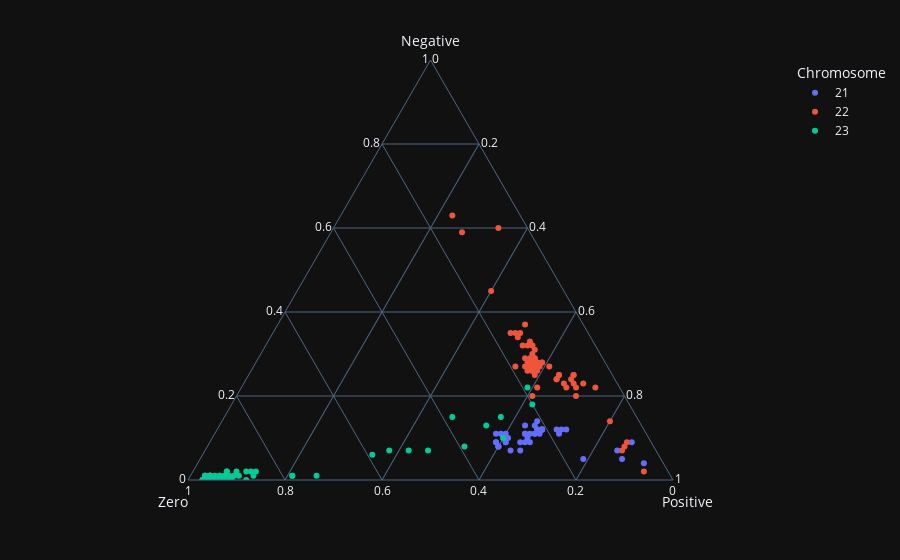

Notebook code cell kept with this figure:
### Code cell
plot = px.scatter_ternary(df[2656:], a = 'Negative', 
                          b = 'Zero',
                          c='Positive',
                          color = 'Chromosome')
plot.show()

### Figure 1 — Plotly figure (JSON) as saved in the notebook; plotly's stock layout.template omitted (floating-point values rounded to 4 significant figures)
{"data": [{"a": [9.0, 4.0, 7.0, 5.0, 5.0, 12.0, 11.0, 12.0, 12.0, 12.0, 12.0, 12.0, 11.0, 12.0, 11.0, 14.0, 11.0, 12.0, 12.0, 12.0, 13.0, 13.0, 11.0, 7.0, 9.0, 11.0, 10.0, 9.0, 11.0, 9.0, 7.0, 9.0, 8.0, 10.0, 11.0, 11.0, 11.0, 10.0, 8.0, 9.0, 8.0, 9.0, 9.0], "b": [4, 4, 8, 8, 16, 16, 18, 17, 18, 21, 21, 21, 23, 22, 23, 21, 22, 21, 22, 21, 22, 24, 25, 28, 25, 24, 25, 26, 25, 27, 30, 32, 32, 29, 29, 31, 30, 30, 32, 30, 32, 32, 30], "c": [87, 92, 85, 87, 79, 72, 71, 71, 70, 67, 67, 67, 66, 66, 66, 65, 67, 67, 66, 67, 65, 63, 64, 65, 66, 65, 65, 65, 64, 64, 63, 59, 60, 61, 60, 58, 59, 60, 60, 61, 60, 59, 61], "hovertemplate": "Chromosome=21<br>Negative=%{a}<br>Zero=%{b}<br>Positive=%{c}<extra></extra>", "legendgroup": "21", "marker": {"color": "#636efa", "symbol": "circle"}, "mode": "markers", "name": "21", "showlegend": true, "subplot": "ternary", "type": "scatterternary"}, {"a": [2.0, 7.0, 8.0, 9.0, 14.0, 22.0, 23.0, 25.0, 25.0, 22.0, 23.0, 20.0, 23.0, 24.0, 22.0, 24.0, 24.0, 25.0, 25.0, 22.0, 20.0, 45.0, 59.0, 63.0, 32.0, 28.0, 27.0, 28.0, 27.0, 27.0, 28.0, 27.0, 26.0, 27.0, 25.0, 26.0, 26.0, 26.0, 27.0, 27.0, 30.0, 26.0, 29.0, 60.0, 27.0, 29.0, 28.0, 28.0, 28.0, 31.0, 29.0, 29.0, 32.0, 32.0, 32.0, 33.0, 34.0, 35.0, 35.0, 35.0, 37.0], "b": [5, 7, 6, 5, 6, 5, 7, 8, 8, 9, 9, 10, 11, 9, 11, 12, 12, 11, 11, 17, 19, 15, 14, 14, 13, 13, 15, 15, 16, 19, 16, 17, 17, 15, 16, 16, 16, 16, 14, 15, 14, 15, 14, 6, 12, 15, 13, 14, 14, 13, 14, 16, 15, 14, 13, 13, 15, 15, 16, 14, 12], "c": [93, 86, 86, 86, 80, 73, 70, 67, 67, 69, 68, 70, 66, 67, 67, 64, 64, 64, 64, 61, 61, 40, 27, 23, 55, 59, 58, 57, 57, 54, 56, 56, 57, 58, 59, 58, 58, 58, 59, 58, 56, 59, 57, 34, 61, 56, 59, 58, 58, 56, 57, 55, 53, 54, 55, 54, 51, 50, 49, 51, 51], "hovertemplate": "Chromosome=22<br>Negative=%{a}<br>Zero=%{b}<br>Positive=%{c}<extra></extra>", "legendgroup": "22", "marker": {"color": "#EF553B", "symbol": "circle"}, "mode": "markers", "name": "22", "showlegend": true, "subplot": "ternary", "type": "scatterternary"}, {"a": [15.0, 2.0, 8.0, 10.0, 15.0, 13.0, 7.0, 6.0, 7.0, 7.0, 22.0, 18.0, 0.0, 0.0, 0.0, 1.0, 1.0, 0.0, 0.0, 0.0, 0.0, 0.0, 0.0, 0.0, 0.0, 0.0, 0.0, 0.0, 0.0, 0.0, 1.0, 0.0, 0.0, 0.0, 1.0, 1.0, 0.0, 1.0, 1.0, 1.0, 1.0, 1.0, 1.0, 2.0, 2.0, 1.0, 2.0, 2.0, 2.0, 1.0, 1.0, 1.0, 1.0, 1.0, 1.0, 1.0, 1.0, 1.0, 0.0, 0.0, 0.0, 0.0, 0.0, 0.0, 0.0, 0.0, 0.0, 0.0, 0.0, 0.0, 0.0, 0.0, 0.0, 0.0], "b": [38, 91, 39, 30, 28, 32, 55, 59, 51, 47, 19, 20, 95, 94, 95, 93, 93, 95, 95, 95, 94, 95, 94, 94, 95, 94, 93, 95, 96, 96, 92, 97, 97, 97, 95, 95, 95, 95, 95, 96, 96, 90, 89, 86, 89, 94, 91, 85, 87, 91, 86, 78, 73, 78, 95, 96, 95, 95, 96, 94, 94, 94, 94, 94, 94, 95, 88, 95, 91, 95, 94, 94, 92, 93], "c": [47, 7, 53, 60, 57, 55, 38, 35, 42, 46, 59, 62, 5, 6, 5, 6, 6, 5, 5, 5, 6, 5, 6, 6, 5, 6, 7, 5, 4, 4, 7, 3, 3, 3, 4, 4, 5, 4, 4, 3, 3, 9, 10, 12, 9, 5, 7, 13, 11, 8, 13, 21, 26, 21, 4, 3, 4, 4, 4, 6, 6, 6, 6, 6, 6, 5, 12, 5, 9, 5, 6, 6, 8, 7], "hovertemplate": "Chromosome=23<br>Negative=%{a}<br>Zero=%{b}<br>Positive=%{c}<extra></extra>", "legendgroup": "23", "marker": {"color": "#00cc96", "symbol": "circle"}, "mode": "markers", "name": "23", "showlegend": true, "subplot": "ternary", "type": "scatterternary"}], "layout": {"ternary": {"domain": {"x": [0.0, 1.0], "y": [0.0, 1.0]}, "aaxis": {"title": {"text": "Negative"}}, "baxis": {"title": {"text": "Zero"}}, "caxis": {"title": {"text": "Positive"}}}, "legend": {"title": {"text": "Chromosome"}, "tracegroupgap": 0}, "margin": {"t": 60}}}
